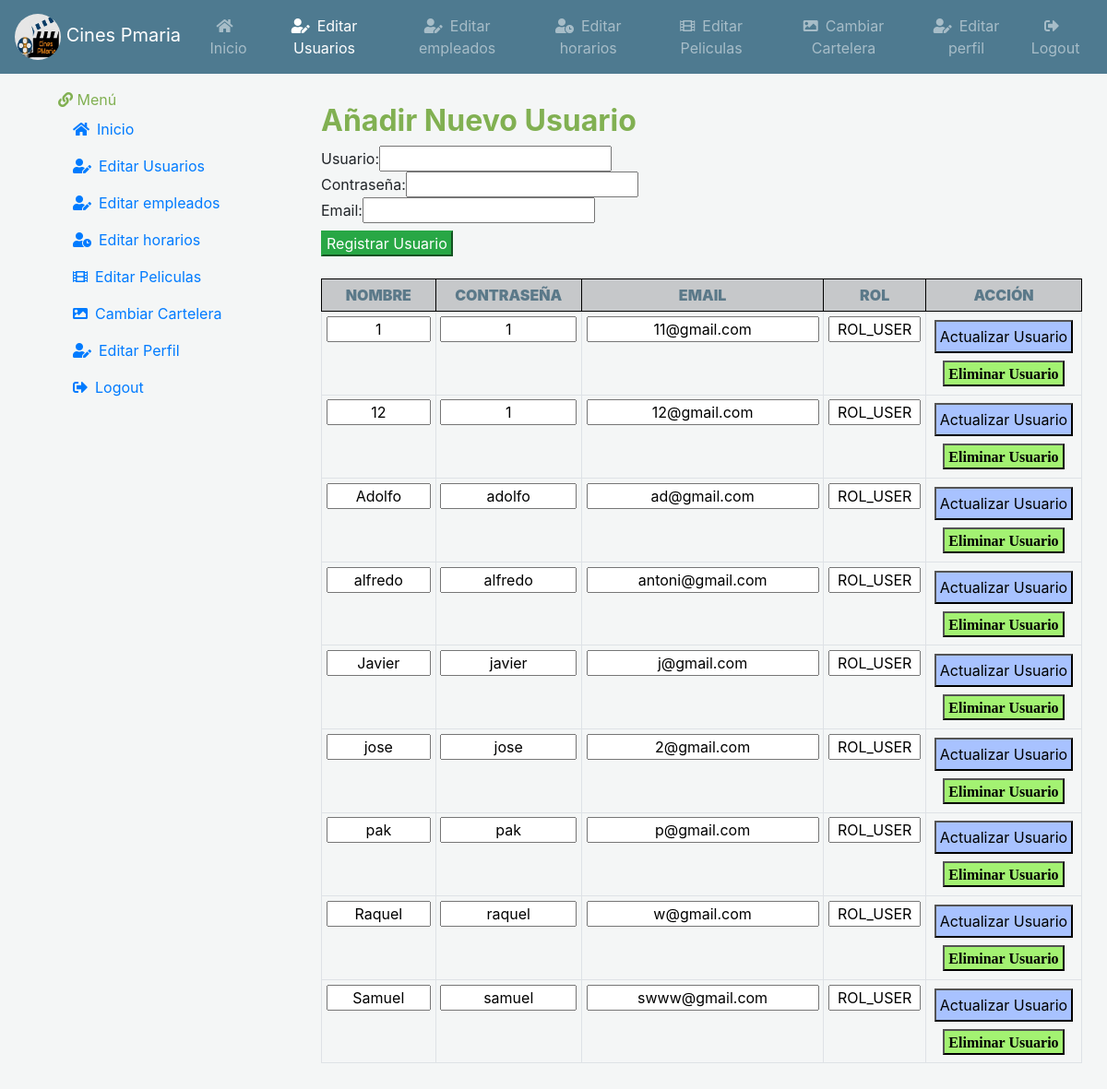
The page /vista/indexEditUsers.php (signed in) on the database as committed earlier.
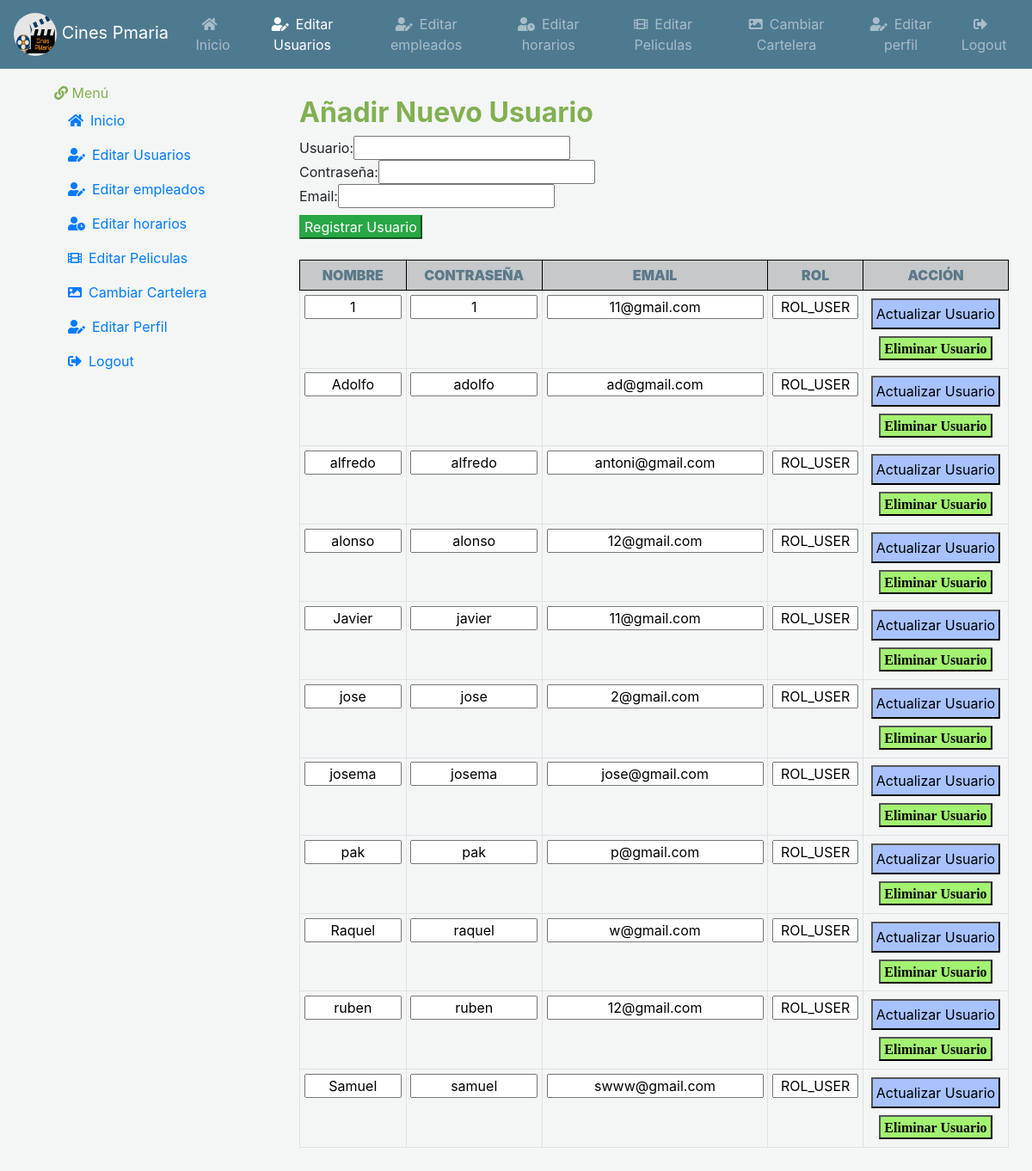
The same page on the database as committed later.
### tables this page shows
CREATE TABLE `usuarios` (
  `usuario` varchar(25) NOT NULL,
  `contrasena` varchar(25) NOT NULL,
  `email` varchar(30) NOT NULL,
  `ROL` varchar(20) NOT NULL DEFAULT 'ROL_USER',
  `activo` int(5) NOT NULL DEFAULT 1,
  `horario` int(5) NOT NULL DEFAULT -1
);

### modelo/conexion.php (called while the page is built, shortened)
<?php
  class Conexion{
    private $conexion;
    public function __construct(){
      $this->servidor = "localhost";
      $this->usuario = "root";
      $this->clave = "";
      $this->base = "cinespmaria";
      $this->conexion = new mysqli($this->servidor, $this->usuario,
      $this->clave, $this->base);
    }
    public function ejecutarConsulta( $sql){
      $contenedor = $this->conexion->query($sql);
      return $contenedor->fetch_all();
    }
  }
 ?>

### modelo/userModelo.php (called while the page is built, shortened)
<?php
  class Users {
    public static function listaUsuarios(){
      $con = new Conexion();
      $cont = $con->ejecutarConsulta("SELECT * FROM usuarios WHERE ROL LIKE 'ROL_USER'");
      return $cont;
    }
    public static function userRol($user){
      $con = new Conexion();
      $cont = $con->ejecutarConsulta("SELECT * from usuarios WHERE usuario = '$user'");
      return $cont;
    }
  }
 ?>

### vista/editUsuarios.php (the view, shortened to what this page needs)
      <h2 class="text-success"><b> Añadir Nuevo Usuario </b></h2>
       <form  autocomplete="off" method="POST" action= '../controlador/añadirUser.php'>
           Usuario:<input type="text" name="usuario" value="<?php if(isset($_POST['usuario'])) echo $_POST['usuario'];  ?>" required />
           <?php if(isset($_POST['registrar']) && empty($_POST['usuario'])) echo "<span style='color:red'><--¡Debe introducir un nombre de usuario!</span>"; ?><br>
           Contraseña:<input type="password" name="contraseña" value="<?php if(isset($_POST['contraseña'])) echo $_POST['contraseña']; ?>" required/>
           <?php if(isset($_POST['registrar']) && empty($_POST['contraseña'])) echo "<span style='color:red'><--¡Debes introducir un password!</span>"; ?><br>
             Email:<input type="email" name="email" value="<?php if(isset($_POST['email'])) echo $_POST['email']; ?>" required /><br>
           <input type="submit" value="Registrar Usuario" name="registrar" class="btn-success mt-2 px-1"/>
       </form>
      <br/>
        <table class="table table-bordered table-hover table-sm text-center">
        <thead>
          <tr class='text-dark table-dark'>
            <th style="border: 1px solid black;" class="text-blue"><b>NOMBRE</b></th>
            <th style="border: 1px solid black;" class="text-blue"><b>CONTRASEÑA</b></th>
            <th style="border: 1px solid black;" class="text-blue"><b>EMAIL</b></th>
            <th style="border: 1px solid black;" class="text-blue"><b>ROL</b></th>
            <th style="border: 1px solid black;" class="text-blue"><b>ACCIÓN</b></th>
         </tr>
       </thead>
        <?php
        foreach (Users::listaUsuarios() as $listauser) {
          ?>
          <form name = "formulario" method="POST" action= '../controlador/actualizarUser.php'>
          <?php
          echo "<tr>";
           echo "<td ><input name=newUser value =" . $listauser[0] . " style='width : 150px;'  class='w-100 text-center'> </td>" ;
          echo "<td> <input name=contrasena value =" . $listauser[1] .  " style='width : 150px;'  class='w-100 text-center'> </td>" ;
          echo "<td> <input name=email value =" . $listauser[2] . "  class=' text-center'></td>";
          echo "<td> <input name=roll value =" . $listauser[3] .  "  style='width : 100px;'   class='text-center'> </td>" ;
          echo "<td>";
           ?>
        <input type="submit" value="Actualizar Usuario" name="editUser"  class="btn-bClaro m-1 p-1"/>
        </form>
          <form name = "formulario" method="POST" action= '../controlador/eliminarUser.php'>
        <input type="submit" value="Eliminar Usuario" name="deleteUser" class=" fas btn-rClaro m-1 p-1">
        </form>
      <?php
   }
    echo "</table>";
?>

### vista/indexEditUsers.php (shortened to what this page needs)
<?php
  require_once '../modelo/conexion.php';
  require_once '../modelo/userModelo.php';
  ?>
<!doctype html>
<html lang="en">
  <head>
    <link rel="stylesheet" href="https://use.fontawesome.com/releases/v5.8.2/css/all.css">
    <link rel="stylesheet" href="https://stackpath.bootstrapcdn.com/bootstrap/4.1.3/css/bootstrap.min.css">
    <link href="../css/style.css" rel="stylesheet">
   </head>
  <body>
    <?php
    if(isset($_SESSION['usuario']))
       {
        $rolUser = Users::userRol($_SESSION['usuario']);
        $rol = $rolUser[0][3];
      }else{
        header("Location:indexLogin.php");
      }
     ?>
    <header class="sticky-top">
       <nav class="navbar navbar-expand-lg navbar-dark bg-primary">
         <a class="navbar-brand text-white" href="../index.php">
           <img src="../imagenes/cines_pmaria.jpg" height="50" width="50" class="rounded-circle">
           Cines Pmaria
         </a>
         <div class="collapse navbar-collapse justify-content-end" id="navbarNav">
           <ul class="navbar-nav text-center">
             <li class="nav-item">
               <a class="nav-link" href="../index.php"><i class="fas fa-home pr-2"></i>Inicio</a>
             </li>
             <?php
             if(isset($rol)){
               if($rol == "ROL_ADMIN"){
               ?>
               <li class="nav-item active">
                 <a class="nav-link" href="indexEditUsers.php"><i class="fas fa-user-edit pr-2"></i>Editar Usuarios</a>
               </li>
               <li class="nav-item">
                 <a class="nav-link" href="indexEditEmp.php"><i class="fas fa-user-edit pr-2"></i>Editar empleados</a>
               </li>
               <li class="nav-item">
                 <a class="nav-link" href="indexEditHorario.php"><i class="fas fa-user-clock pr-2"></i>Editar horarios</a>
               </li>
               <li class="nav-item">
                 <a class="nav-link" href="indexEditPeli.php"><i class="fas fa-film pr-2"></i>Editar Peliculas</a>
               </li>
               <li class="nav-item">
                 <a class="nav-link" href="indexEditFotos.php"><i class="fas fa-image pr-2"></i>Cambiar Cartelera</a>
               </li>
              <?php
               }
               ?>
              <?php
              if($rol == "ROL_USER" || $rol == "ROL_ADMIN" || $rol == "ROL_EMP"){
               ?>
               <li class="nav-item">
                 <a class="nav-link" href="indexEditPerfil.php"><i class="fas fa-user-edit pr-2"></i>Editar perfil</a>
               </li>
               <?php
             }
                ?>
               <?php
             }
             if(!isset($rol)){
               ?>
               <li class="nav-item">
                 <a class="nav-link" href="indexContacto.php"><i class="fas fa-search-location pr-2"></i>Contacto</a>
               </li>
               <li class="nav-item">
                 <a class="nav-link" href="indexLogin.php"><i class="fas fa-sign-in-alt pr-2"></i>Login</a>
               </li>
               <?php
               }else{
                 ?>
                 <li class="nav-item">
                   <a class="nav-link" href="../controlador/logout.php"><i class="fas fa-sign-out-alt pr-2"></i>Logout</a>
                 </li>
          <?php
             }
          ?>
           </ul>
         </div>
       </nav>
     </header>
<main class="mt-3 mx-5 container">
<section class="row mt-3">
  <aside class="col-lg-3 d-none d-lg-block ">
    <i class="fas fa-link text-success"></i>
    <span class="text-success">Menú</span>
    <ul class="list-unstyled">
      <li class="nav-item  ">
        <a class="nav-link text-primary" href="../index.php"><i class="fas fa-home pr-2"></i>Inicio <span class="sr-only">(current)</span></a>
      </li>
      <li class="nav-item active">
        <a class="nav-link text-primary" href="indexEditUsers.php"><i class="fas fa-user-edit pr-2"></i>Editar Usuarios</a>
      </li>
      <li class="nav-item ">
        <a class="nav-link" href="indexEditEmp.php"><i class="fas fa-user-edit pr-2"></i>Editar empleados</a>
      </li>
      <li class="nav-item">
        <a class="nav-link" href="indexEditHorario.php"><i class="fas fa-user-clock pr-2"></i>Editar horarios</a>
      </li>
      <li class="nav-item ">
        <a class="nav-link" href="indexEditPeli.php"><i class="fas fa-film pr-2"></i>Editar Peliculas</a>
      </li>
      <li class="nav-item">
        <a class="nav-link" href="indexEditFotos.php"><i class="fas fa-image pr-2"></i>Cambiar Cartelera</a>
      </li>
      <li class="nav-item">
         <a class="nav-link text-primary" href="indexEditPerfil.php"><i class="fas fa-user-edit pr-2"></i>Editar Perfil</a>
      </li>
      <li class="nav-item">
        <a class="nav-link text-primary" href="../controlador/logout.php"><i class="fas fa-sign-out-alt pr-2"></i>Logout</a>
      </li>
    </ul>
  </aside>
  <section class="col-sm-12 col-md-9 my-3">
     <?php
            include("../vista/editUsuarios.php");
     ?>
   </section>
</section>
    </main>
  </body>
</html>

### css/style.css (style rules this page uses)
* { margin:0; padding: 0; }
body { background-color: #f4f6f6 ; }
.text-primary { color: #2e86c1 ; }
.bg-primary { background-color: #4e7a90 !important; }
.text-blue { color: #5b7989; }
.text-success { color: #81B052 !important; }
.btn-bClaro { background-color: #a8c2ff !important; }
.btn-rClaro { background-color: #a3f272 !important; }

Rows that differ between the two databases and show on the page:
removed usuarios: newUser "12", contrasena "1", email "12@gmail.com", roll "ROL_USER"
added usuarios: newUser "alonso", contrasena "alonso", email "12@gmail.com", roll "ROL_USER"
changed usuarios "Javier": email "j@gmail.com" → "11@gmail.com"
added usuarios: newUser "josema", contrasena "josema", email "jose@gmail.com", roll "ROL_USER"
added usuarios: newUser "ruben", contrasena "ruben", email "12@gmail.com", roll "ROL_USER"
